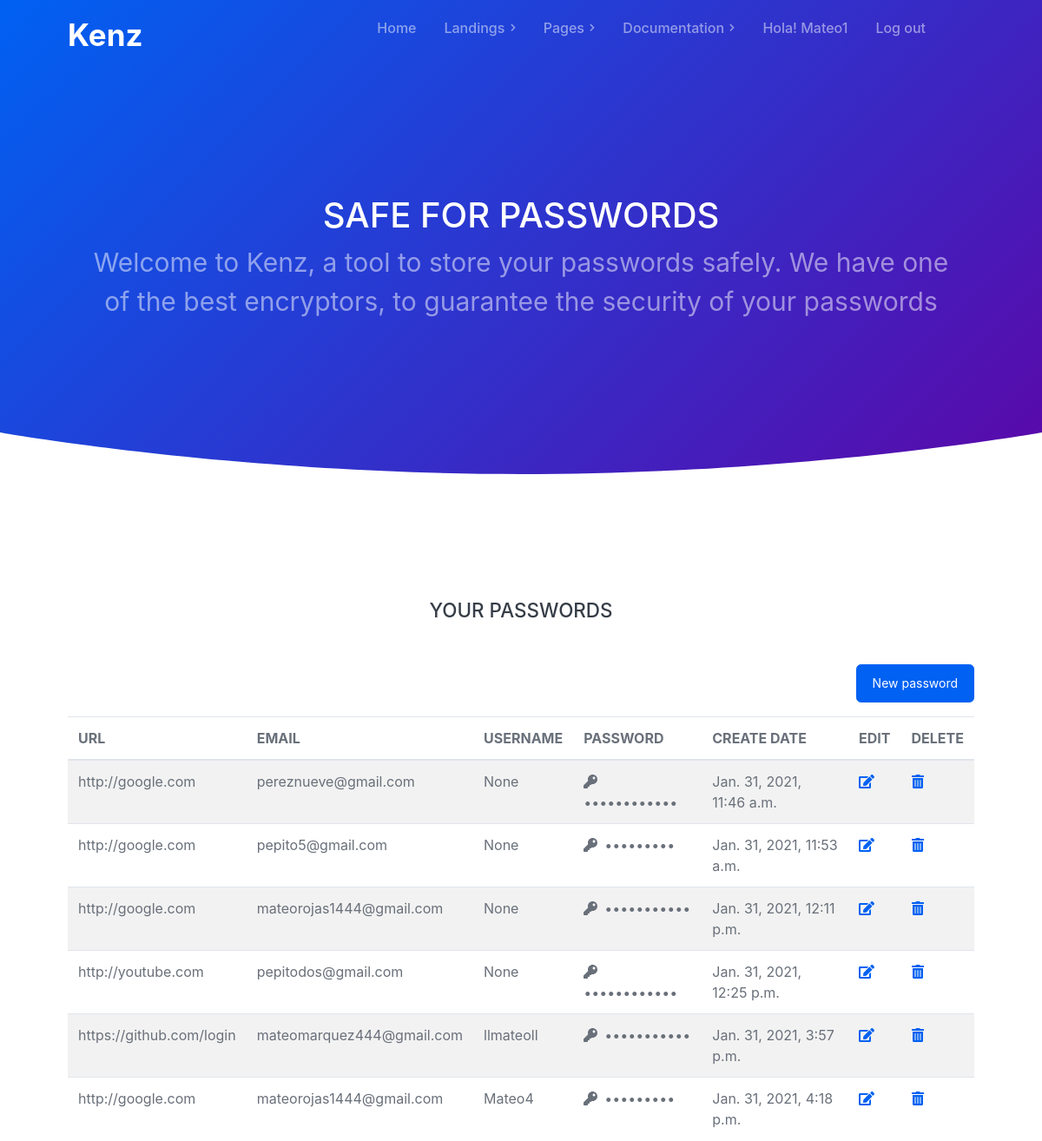
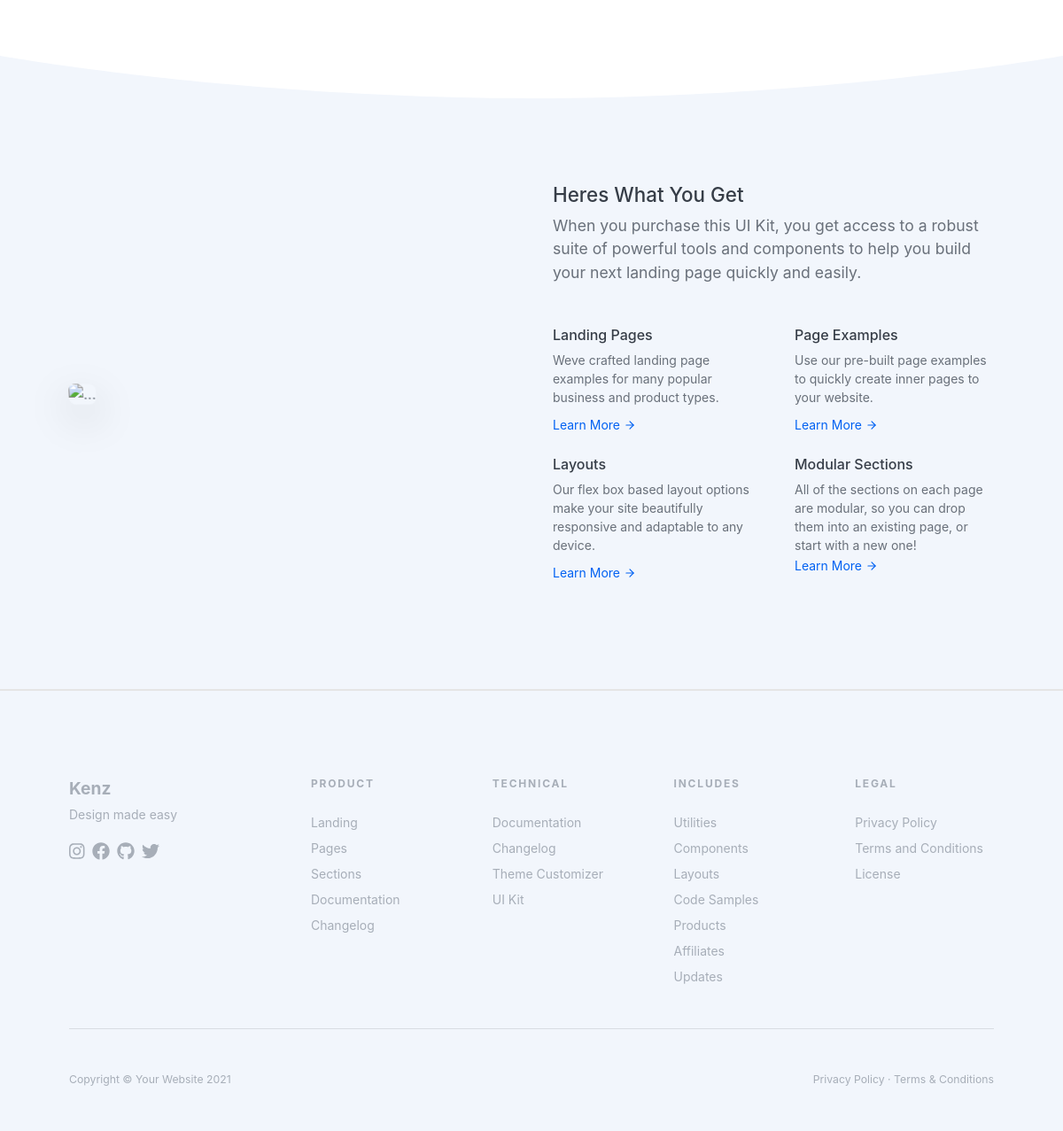
Screenshot of / (signed in) with the database file from the repository (2 pictures, top to bottom).
### home/models.py (models this page shows)
class Clave(models.Model):
    url = models.URLField(max_length=200, null=False, blank=False)
    email = models.EmailField(max_length=100, null=False, blank=False)
    username = models.CharField(max_length=50, null=True, blank=True)
    passwordtwo = models.CharField(max_length=50, null=False, blank=False)
    created_at = models.DateTimeField(auto_now_add=True)
    updated_at = models.DateTimeField(auto_now=True)
    class Meta:
        ordering = ['created_at']

### home/views.py (the view)
# urls.py: 2. Add a URL to urlpatterns:  path('', views.home, name='home')
@login_required(login_url='/accounts/login/')
def home(request):
    clave = Clave.objects.all()
    form = ClaveForm(request.POST)
    if form.is_valid():
        form.save()
    return render(request,'index.html', {'clave':clave, 'form':form, 'mensaje':'Success'})

### templates/index.html (shortened to what this page needs)
{% load static %}
<!DOCTYPE html>
<html lang="en">
<head>
    <link href="{% static 'css/style.css' %}" rel="stylesheet" />
    <link rel="stylesheet" href="https://unpkg.com/aos@next/dist/aos.css" />
</head>
<body>
    <div id="layoutDefault">
        <div id="layoutDefault_content">
            <main>
                <nav class="navbar navbar-marketing navbar-expand-lg bg-transparent navbar-dark fixed-top">
                    <div class="container">
                        <a class="navbar-brand text-white" href="{% url 'home:home' %}" style="font-size: 35px">Kenz</a>
                        <div class="collapse navbar-collapse" id="navbarSupportedContent">
                            <ul class="navbar-nav ml-auto mr-lg-5">
                                <li class="nav-item"><a class="nav-link" href="index.html">Home </a></li>
                                <li class="nav-item dropdown dropdown-xl no-caret">
                                    <a class="nav-link dropdown-toggle" id="navbarDropdownDemos" href="#" role="button" data-toggle="dropdown" aria-haspopup="true" aria-expanded="false">Landings<i class="fas fa-chevron-right dropdown-arrow"></i></a>
                                </li>
                                <li class="nav-item dropdown dropdown-xl no-caret">
                                    <a class="nav-link dropdown-toggle" id="navbarDropdownPages" href="#" role="button" data-toggle="dropdown" aria-haspopup="true" aria-expanded="false">Pages<i class="fas fa-chevron-right dropdown-arrow"></i></a>
                                </li>
                                <li class="nav-item dropdown no-caret">
                                    <a class="nav-link dropdown-toggle" id="navbarDropdownDocs" href="#" role="button" data-toggle="dropdown" aria-haspopup="true" aria-expanded="false">Documentation<i class="fas fa-chevron-right dropdown-arrow"></i></a>
                                </li>
                                <li class="nav-item no-caret">
                                    <p class="nav-link">Hola! {{user}}</p>
                                </li>
                                <li class="nav-item no-caret">
                                    <a class="nav-link" href="{% url 'logout' %}" role="button" aria-haspopup="true" >Log out</a>
                                </li>
                            </ul>
                        </div>
                    </div>
                </nav>
                <header class="page-header page-header-dark bg-gradient-primary-to-secondary">
                    <div class="page-header-content pt-10">
                        <div class="container">
                            <div class="text-center">
                                <div class="col-lg-12" data-aos="fade-up">
                                    <h1 class="page-header-title">SAFE FOR PASSWORDS</h1>
                                    <p class="page-header-text mb-5" style="font-size: 30px">Welcome to Kenz, a tool to store your passwords safely. We have one of the best encryptors, to guarantee the security of your passwords</p>
                                </div>
                            </div>
                        </div>
                    </div>
                    <div class="svg-border-rounded text-white">
                        <svg xmlns="http://www.w3.org/2000/svg" viewBox="0 0 144.54 17.34" preserveAspectRatio="none" fill="currentColor"><path d="M144.54,17.34H0V0H144.54ZM0,0S32.36,17.34,72.27,17.34,144.54,0,144.54,0" /></svg>
                    </div>
                </header>
                <section class="bg-white py-10">
                    <div class="container">
                        <div class="">
                            <h2 class="text-center mt-5 mb-5">YOUR PASSWORDS</h2>
                            <div class="mb-3 d-flex justify-content-end">
                                <button type="button" class="btn btn-primary" data-toggle="modal" data-target="#exampleModal">New password</button>
                            </div>
                            <table class="table table-striped">
                                <thead>
                                    <tr>
                                    <th scope="col">URL</th>
                                    <th scope="col">EMAIL</th>
                                    <th scope="col">USERNAME</th>
                                    <th scope="col">PASSWORD</th>
                                    <th scope="col">CREATE DATE</th>
                                    <th scope="col">EDIT</th>
                                    <th scope="col">DELETE</th>
                                    </tr>
                                </thead>
                                <tbody>
                                    {% for claves in clave %}
                                        <tr>
                                        <td>{{claves.url}}</td>
                                        <td>{{claves.email}}</td>
                                        <td>{{claves.username}}</td>
                                        <td class="hidetext"><i class="fas fa-key mr-2"></i>{{claves.passwordtwo}}</td>
                                        <td>{{claves.created_at}}</td>
                                        <td><a href="/edit/{{ claves.id }}"><i class="fas fa-edit"></i></a></td>
                                        <td><a href="/delete/{{ claves.id }}" onClick="return confirm('¿Seguro que quieres borrar {{claves.email}}?');"><i class="fas fa-trash-alt"></i></a></td>
                                        </tr>
                                    {% endfor %}
                                </tbody>
                            </table>
                        </div>
                    </div>
                    <div class="svg-border-rounded text-light">
                        <svg xmlns="http://www.w3.org/2000/svg" viewBox="0 0 144.54 17.34" preserveAspectRatio="none" fill="currentColor"><path d="M144.54,17.34H0V0H144.54ZM0,0S32.36,17.34,72.27,17.34,144.54,0,144.54,0" /></svg>
                    </div>
                </section>
                <section class="bg-light py-10">
                    <div class="container">
                        <div class="row align-items-center justify-content-center">
                            <div class="col-md-9 col-lg-6 order-1 order-lg-0" data-aos="fade-right">
                                <div class="content-skewed content-skewed-right"><img class="content-skewed-item img-fluid shadow-lg rounded-lg" src="https://insights.dice.com/wp-content/uploads/2015/09/shutterstock_129753287.jpg" alt="..." /></div>
                            </div>
                            <div class="col-lg-6 order-0 order-lg-1 mb-5 mb-lg-0" data-aos="fade-left">
                                <div class="mb-5">
                                    <h2>Heres What You Get</h2>
                                    <p class="lead">When you purchase this UI Kit, you get access to a robust suite of powerful tools and components to help you build your next landing page quickly and easily.</p>
                                </div>
                                <div class="row">
                                    <div class="col-md-6 mb-4">
                                        <h6>Landing Pages</h6>
                                        <p class="mb-2 small">Weve crafted landing page examples for many popular business and product types.</p>
                                        <a class="small text-arrow-icon" href="#!">Learn More<i data-feather="arrow-right"></i></a>
                                    </div>
                                    <div class="col-md-6 mb-4">
                                        <h6>Page Examples</h6>
                                        <p class="mb-2 small mb-0">Use our pre-built page examples to quickly create inner pages to your website.</p>
                                        <a class="small text-arrow-icon" href="#!">Learn More<i data-feather="arrow-right"></i></a>
                                    </div>
                                </div>
                                <div class="row">
                                    <div class="col-md-6 mb-4">
                                        <h6>Layouts</h6>
                                        <p class="mb-2 small mb-0">Our flex box based layout options make your site beautifully responsive and adaptable to any device.</p>
                                        <a class="small text-arrow-icon" href="#!">Learn More<i data-feather="arrow-right"></i></a>
                                    </div>
                                    <div class="col-md-6 mb-4">
                                        <h6>Modular Sections</h6>
                                        <p class="small mb-0">All of the sections on each page are modular, so you can drop them into an existing page, or start with a new one!</p>
                                        <a class="small text-arrow-icon" href="#!">Learn More<i data-feather="arrow-right"></i></a>
                                    </div>
                                </div>
                            </div>
                        </div>
                    </div>
                </section>
                <hr class="m-0" />
            </main>
        </div>
        <div id="layoutDefault_footer">
            <footer class="footer pt-10 pb-5 mt-auto bg-light footer-light">
                <div class="container">
                    <div class="row">
                        <div class="col-lg-3">
                            <div class="footer-brand">Kenz</div>
                            <div class="mb-3">Design made easy</div>
                            <div class="icon-list-social mb-5">
                                <a class="icon-list-social-link" href="#!"><i class="fab fa-instagram"></i></a><a class="icon-list-social-link" href="#!"><i class="fab fa-facebook"></i></a><a class="icon-list-social-link" href="#!"><i class="fab fa-github"></i></a>
                                <a class="icon-list-social-link" href="#!"><i class="fab fa-twitter"></i></a>
                            </div>
                        </div>
                        <div class="col-lg-9">
                            <div class="row">
                                <div class="col-lg-3 col-md-6 mb-5 mb-lg-0">
                                    <div class="text-uppercase-expanded text-xs mb-4">Product</div>
                                    <ul class="list-unstyled mb-0">
                                        <li class="mb-2"><a href="#!">Landing</a></li>
                                        <li class="mb-2"><a href="#!">Pages</a></li>
                                        <li class="mb-2"><a href="#!">Sections</a></li>
                                        <li class="mb-2"><a href="#!">Documentation</a></li>
                                        <li><a href="#!">Changelog</a></li>
                                    </ul>
                                </div>
                                <div class="col-lg-3 col-md-6 mb-5 mb-lg-0">
                                    <div class="text-uppercase-expanded text-xs mb-4">Technical</div>
                                    <ul class="list-unstyled mb-0">
                                        <li class="mb-2"><a href="#!">Documentation</a></li>
                                        <li class="mb-2"><a href="#!">Changelog</a></li>
                                        <li class="mb-2"><a href="#!">Theme Customizer</a></li>
                                        <li><a href="#!">UI Kit</a></li>
                                    </ul>
                                </div>
                                <div class="col-lg-3 col-md-6 mb-5 mb-md-0">
                                    <div class="text-uppercase-expanded text-xs mb-4">Includes</div>
                                    <ul class="list-unstyled mb-0">
                                        <li class="mb-2"><a href="#!">Utilities</a></li>
                                        <li class="mb-2"><a href="#!">Components</a></li>
                                        <li class="mb-2"><a href="#!">Layouts</a></li>
                                        <li class="mb-2"><a href="#!">Code Samples</a></li>
                                        <li class="mb-2"><a href="#!">Products</a></li>
                                        <li class="mb-2"><a href="#!">Affiliates</a></li>
                                        <li><a href="#!">Updates</a></li>
                                    </ul>
                                </div>
                                <div class="col-lg-3 col-md-6">
                                    <div class="text-uppercase-expanded text-xs mb-4">Legal</div>
                                    <ul class="list-unstyled mb-0">
                                        <li class="mb-2"><a href="#!">Privacy Policy</a></li>
                                        <li class="mb-2"><a href="#!">Terms and Conditions</a></li>
                                        <li><a href="#!">License</a></li>
                                    </ul>
                                </div>
                            </div>
                        </div>
                    </div>
                    <hr class="my-5" />
                    <div class="row align-items-center">
                        <div class="col-md-6 small">Copyright &#xA9; Your Website 2021</div>
                        <div class="col-md-6 text-md-right small">
                            <a href="#!">Privacy Policy</a> &#xB7;
                            <a href="#!">Terms &amp; Conditions</a>
                        </div>
                    </div>
                </div>
            </footer>
        </div>
    </div>
</body>
</html>

### rows the page displays
Clave: url "http://google.com", email "pereznueve@gmail.com", username "None", passwordtwo "holaaaaaaaaa", created_at "Jan. 31, 2021, 11:46 a.m."
Clave: url "http://google.com", email "pepito5@gmail.com", username "None", passwordtwo "nolosedos", created_at "Jan. 31, 2021, 11:53 a.m."
Clave: url "http://google.com", email "mateorojas1444@gmail.com", username "None", passwordtwo "asdasdasdas", created_at "Jan. 31, 2021, 12:11 p.m."
Clave: url "http://youtube.com", email "pepitodos@gmail.com", username "None", passwordtwo "youtube12345", created_at "Jan. 31, 2021, 12:25 p.m."
Clave: url "https://github.com/login", email "mateomarquez444@gmail.com", username "llmateoll", passwordtwo "Hubtek 0224", created_at "Jan. 31, 2021, 3:57 p.m."
Clave: url "http://google.com", email "mateorojas1444@gmail.com", username "Mateo4", passwordtwo "test12345", created_at "Jan. 31, 2021, 4:18 p.m."

### other values shown
{{ user }} "Mateo1"
